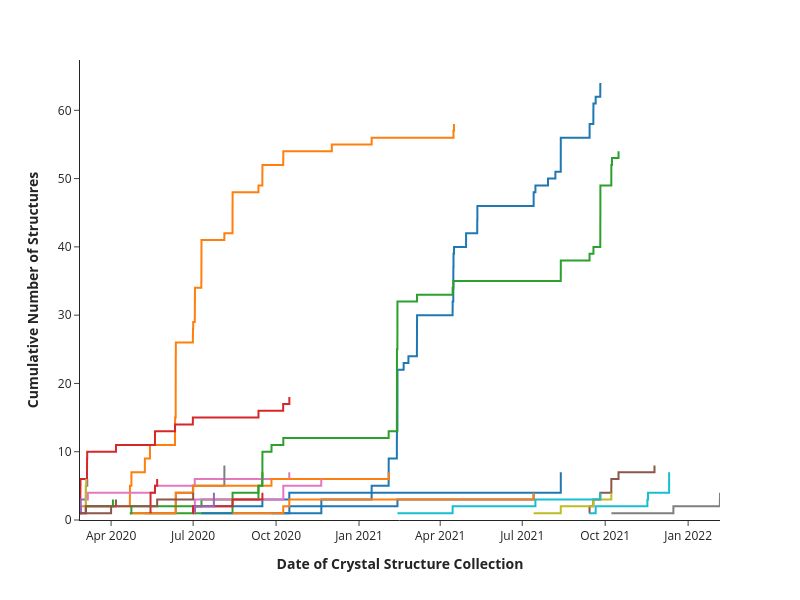

Here is the notebook cell this chart was saved with:
### Code cell
fig = make_image(nothing_less_than_4)
fig.show()
fig.write_image(figures / f"20250114_generic_bm_cluster_over_time.png")
fig.write_image(figures / f"20250114_generic_bm_cluster_over_time.svg")

### Figure 1 — Plotly figure (JSON) as saved in the notebook; plotly's stock layout.template omitted (floating-point values rounded to 4 significant figures)
{"data": [{"hovertemplate": "cluster_id=0<br>Date=%{x}<br>count=%{y}<extra></extra>", "legendgroup": "0", "line": {"dash": "solid", "shape": "hv"}, "marker": {"color": "#1F77B4", "symbol": "circle"}, "mode": "lines", "name": "0", "orientation": "v", "showlegend": true, "type": "scatter", "x": ["2020-09-25T22:33:58.000000000", "2020-10-15T17:18:51.000000000", "2020-11-20T04:40:42.000000000", "2021-01-14T23:10:54.000000000", "2021-01-14T23:15:37.000000000", "2021-02-02T19:47:00.000000000", "2021-02-02T20:43:00.000000000", "2021-02-02T21:08:00.000000000", "2021-02-02T21:32:00.000000000", "2021-02-11T22:31:23.000000000", "2021-02-11T22:50:23.000000000", "2021-02-11T23:22:24.000000000", "2021-02-12T00:21:24.000000000", "2021-02-12T13:17:37.000000000", "2021-02-12T13:23:31.000000000", "2021-02-12T13:47:56.000000000", "2021-02-12T13:48:37.000000000", "2021-02-12T14:22:26.000000000", "2021-02-12T14:32:41.000000000", "2021-02-12T14:44:58.000000000", "2021-02-12T14:56:29.000000000", "2021-02-12T15:00:26.000000000", "2021-02-19T11:47:59.000000000", "2021-02-24T18:49:30.000000000", "2021-03-06T04:28:03.000000000", "2021-03-06T05:34:37.000000000", "2021-03-06T05:48:46.000000000", "2021-03-06T06:45:06.000000000", "2021-03-06T06:51:48.000000000", "2021-03-06T08:30:54.000000000", "2021-04-14T18:11:48.000000000", "2021-04-14T20:25:37.000000000", "2021-04-15T12:54:00.000000000", "2021-04-15T13:25:57.000000000", "2021-04-15T13:38:48.000000000", "2021-04-15T13:43:22.000000000", "2021-04-15T14:29:07.000000000", "2021-04-15T18:16:54.000000000", "2021-04-15T18:33:00.000000000", "2021-04-16T08:26:03.000000000", "2021-04-29T16:56:28.000000000", "2021-04-29T17:07:45.000000000", "2021-05-12T02:18:53.000000000", "2021-05-12T02:28:23.000000000", "2021-05-12T06:19:41.000000000", "2021-05-12T06:23:45.000000000", "2021-07-13T15:38:00.000000000", "2021-07-13T15:52:08.000000000", "2021-07-15T15:01:02.000000000", "2021-07-29T14:07:56.000000000", "2021-08-06T18:19:19.000000000", "2021-08-12T17:07:51.000000000", "2021-08-12T17:12:50.000000000", "2021-08-12T17:18:33.000000000", "2021-08-12T17:34:05.000000000", "2021-08-12T18:02:37.000000000", "2021-09-13T16:51:36.000000000", "2021-09-13T17:13:33.000000000", "2021-09-17T20:49:42.000000000", "2021-09-17T21:27:37.000000000", "2021-09-17T23:04:21.000000000", "2021-09-20T10:38:26.000000000", "2021-09-25T12:53:23.000000000", "2021-09-25T14:21:28.000000000"], "xaxis": "x", "y": [1, 2, 3, 4, 5, 6, 7, 8, 9, 10, 11, 12, 13, 14, 15, 16, 17, 18, 19, 20, 21, 22, 23, 24, 25, 26, 27, 28, 29, 30, 31, 32, 33, 34, 35, 36, 37, 38, 39, 40, 41, 42, 43, 44, 45, 46, 47, 48, 49, 50, 51, 52, 53, 54, 55, 56, 57, 58, 59, 60, 61, 62, 63, 64], "yaxis": "y"}, {"hovertemplate": "cluster_id=1<br>Date=%{x}<br>count=%{y}<extra></extra>", "legendgroup": "1", "line": {"dash": "solid", "shape": "hv"}, "marker": {"color": "#FF7F0E", "symbol": "circle"}, "mode": "lines", "name": "1", "orientation": "v", "showlegend": true, "type": "scatter", "x": ["2020-02-27T01:46:57.000000000", "2020-02-27T08:00:21.000000000", "2020-04-21T20:14:50.000000000", "2020-04-21T20:47:21.000000000", "2020-04-21T21:56:37.000000000", "2020-04-23T13:00:16.000000000", "2020-04-23T13:17:20.000000000", "2020-05-08T10:59:15.000000000", "2020-05-08T11:13:13.000000000", "2020-05-14T02:56:47.000000000", "2020-05-14T03:09:54.000000000", "2020-06-10T21:33:49.000000000", "2020-06-10T22:18:42.000000000", "2020-06-10T23:43:21.000000000", "2020-06-10T23:48:42.000000000", "2020-06-11T15:45:21.000000000", "2020-06-11T15:50:29.000000000", "2020-06-11T15:53:06.000000000", "2020-06-11T15:53:33.000000000", "2020-06-11T16:11:20.000000000", "2020-06-11T16:39:23.000000000", "2020-06-11T16:42:39.000000000", "2020-06-11T16:50:12.000000000", "2020-06-11T17:39:54.000000000", "2020-06-11T19:31:10.000000000", "2020-06-11T19:33:26.000000000", "2020-06-30T17:06:03.000000000", "2020-06-30T19:41:45.000000000", "2020-07-01T01:38:19.000000000", "2020-07-02T19:53:39.000000000", "2020-07-02T22:08:57.000000000", "2020-07-02T22:10:48.000000000", "2020-07-03T00:18:47.000000000", "2020-07-03T00:22:11.000000000", "2020-07-10T01:52:50.000000000", "2020-07-10T04:01:18.000000000", "2020-07-10T04:24:26.000000000", "2020-07-10T04:38:21.000000000", "2020-07-10T05:29:49.000000000", "2020-07-10T05:39:20.000000000", "2020-07-10T06:21:31.000000000", "2020-08-04T15:19:35.000000000", "2020-08-13T16:08:56.000000000", "2020-08-13T16:34:11.000000000", "2020-08-13T16:46:52.000000000", "2020-08-13T16:48:22.000000000", "2020-08-13T18:39:51.000000000", "2020-08-13T18:47:08.000000000", "2020-09-11T11:14:09.000000000", "2020-09-15T19:02:18.000000000", "2020-09-15T19:06:26.000000000", "2020-09-15T20:58:07.000000000", "2020-10-08T22:29:03.000000000", "2020-10-09T00:20:59.000000000", "2020-12-01T19:26:08.000000000", "2021-01-14T23:58:00.000000000", "2021-04-15T17:51:29.000000000", "2021-04-16T06:49:21.000000000"], "xaxis": "x", "y": [1, 2, 3, 4, 5, 6, 7, 8, 9, 10, 11, 12, 13, 14, 15, 16, 17, 18, 19, 20, 21, 22, 23, 24, 25, 26, 27, 28, 29, 30, 31, 32, 33, 34, 35, 36, 37, 38, 39, 40, 41, 42, 43, 44, 45, 46, 47, 48, 49, 50, 51, 52, 53, 54, 55, 56, 57, 58], "yaxis": "y"}, {"hovertemplate": "cluster_id=2<br>Date=%{x}<br>count=%{y}<extra></extra>", "legendgroup": "2", "line": {"dash": "solid", "shape": "hv"}, "marker": {"color": "#2CA02C", "symbol": "circle"}, "mode": "lines", "name": "2", "orientation": "v", "showlegend": true, "type": "scatter", "x": ["2020-04-21T20:06:55.000000000", "2020-08-13T16:38:09.000000000", "2020-08-13T18:06:51.000000000", "2020-09-11T10:30:37.000000000", "2020-09-11T10:31:10.000000000", "2020-09-15T17:10:21.000000000", "2020-09-15T19:28:11.000000000", "2020-09-15T19:32:26.000000000", "2020-09-15T19:47:32.000000000", "2020-09-15T20:35:28.000000000", "2020-09-25T22:23:53.000000000", "2020-10-09T00:26:15.000000000", "2021-02-02T20:24:00.000000000", "2021-02-11T22:47:44.000000000", "2021-02-11T23:10:29.000000000", "2021-02-11T23:26:05.000000000", "2021-02-12T00:34:00.000000000", "2021-02-12T00:41:22.000000000", "2021-02-12T00:43:11.000000000", "2021-02-12T00:50:47.000000000", "2021-02-12T00:52:45.000000000", "2021-02-12T00:54:32.000000000", "2021-02-12T00:59:12.000000000", "2021-02-12T01:09:33.000000000", "2021-02-12T01:20:52.000000000", "2021-02-12T12:47:57.000000000", "2021-02-12T13:07:48.000000000", "2021-02-12T13:37:35.000000000", "2021-02-12T13:47:38.000000000", "2021-02-12T13:52:11.000000000", "2021-02-12T14:06:15.000000000", "2021-02-12T14:47:49.000000000", "2021-03-06T06:53:50.000000000", "2021-04-14T19:18:02.000000000", "2021-04-15T16:58:32.000000000", "2021-08-12T17:13:26.000000000", "2021-08-12T18:21:16.000000000", "2021-08-12T18:22:51.000000000", "2021-09-13T15:45:11.000000000", "2021-09-17T23:14:52.000000000", "2021-09-25T12:45:59.000000000", "2021-09-25T14:17:03.000000000", "2021-09-25T14:36:02.000000000", "2021-09-25T14:40:55.000000000", "2021-09-25T15:31:47.000000000", "2021-09-25T15:35:41.000000000", "2021-09-25T15:39:10.000000000", "2021-09-25T15:53:32.000000000", "2021-09-25T15:54:05.000000000", "2021-10-07T18:45:28.000000000", "2021-10-07T18:53:52.000000000", "2021-10-07T19:45:52.000000000", "2021-10-08T12:35:48.000000000", "2021-10-15T19:31:03.000000000", "NaT"], "xaxis": "x", "y": [1, 2, 3, 4, 5, 6, 7, 8, 9, 10, 11, 12, 13, 14, 15, 16, 17, 18, 19, 20, 21, 22, 23, 24, 25, 26, 27, 28, 29, 30, 31, 32, 33, 34, 35, 36, 37, 38, 39, 40, 41, 42, 43, 44, 45, 46, 47, 48, 49, 50, 51, 52, 53, 54, 55], "yaxis": "y"}, {"hovertemplate": "cluster_id=3<br>Date=%{x}<br>count=%{y}<extra></extra>", "legendgroup": "3", "line": {"dash": "solid", "shape": "hv"}, "marker": {"color": "#D62728", "symbol": "circle"}, "mode": "lines", "name": "3", "orientation": "v", "showlegend": true, "type": "scatter", "x": ["2020-02-26T12:58:15.000000000", "2020-02-26T15:15:35.000000000", "2020-02-26T18:32:44.000000000", "2020-02-26T22:09:38.000000000", "2020-02-26T23:43:48.000000000", "2020-02-27T01:55:08.000000000", "2020-03-05T06:47:42.000000000", "2020-03-05T07:35:22.000000000", "2020-03-05T08:35:32.000000000", "2020-03-05T12:39:47.000000000", "2020-04-06T10:05:56.000000000", "2020-05-19T16:03:33.000000000", "2020-05-19T16:04:46.000000000", "2020-06-10T21:24:11.000000000", "2020-06-30T16:32:54.000000000", "2020-09-11T11:10:11.000000000", "2020-10-08T20:38:52.000000000", "2020-10-15T17:33:30.000000000", "NaT", "NaT", "NaT", "NaT"], "xaxis": "x", "y": [1, 2, 3, 4, 5, 6, 7, 8, 9, 10, 11, 12, 13, 14, 15, 16, 17, 18, 19, 20, 21, 22], "yaxis": "y"}, {"hovertemplate": "cluster_id=4<br>Date=%{x}<br>count=%{y}<extra></extra>", "legendgroup": "4", "line": {"dash": "solid", "shape": "hv"}, "marker": {"color": "#9467BD", "symbol": "circle"}, "mode": "lines", "name": "4", "orientation": "v", "showlegend": true, "type": "scatter", "x": ["2020-02-26T19:31:55.000000000", "2020-02-27T04:05:41.000000000", "2020-02-27T05:41:27.000000000", "2020-03-03T23:27:17.000000000", "2020-03-04T01:53:31.000000000", "2020-03-05T14:47:31.000000000", "NaT", "NaT", "NaT"], "xaxis": "x", "y": [1, 2, 3, 4, 5, 6, 7, 8, 9], "yaxis": "y"}, {"hovertemplate": "cluster_id=5<br>Date=%{x}<br>count=%{y}<extra></extra>", "legendgroup": "5", "line": {"dash": "solid", "shape": "hv"}, "marker": {"color": "#8C564B", "symbol": "circle"}, "mode": "lines", "name": "5", "orientation": "v", "showlegend": true, "type": "scatter", "x": ["2021-09-13T15:45:11.000000000", "2021-09-13T16:03:52.000000000", "2021-09-17T20:52:47.000000000", "2021-09-25T14:34:03.000000000", "2021-10-07T19:15:21.000000000", "2021-10-07T19:56:11.000000000", "2021-10-15T19:08:14.000000000", "2021-11-24T16:13:10.000000000"], "xaxis": "x", "y": [1, 2, 3, 4, 5, 6, 7, 8], "yaxis": "y"}, {"hovertemplate": "cluster_id=6<br>Date=%{x}<br>count=%{y}<extra></extra>", "legendgroup": "6", "line": {"dash": "solid", "shape": "hv"}, "marker": {"color": "#E377C2", "symbol": "circle"}, "mode": "lines", "name": "6", "orientation": "v", "showlegend": true, "type": "scatter", "x": ["2020-02-26T12:49:48.000000000", "2020-03-03T23:02:10.000000000", "2020-03-04T00:58:40.000000000", "2020-03-06T05:41:35.000000000", "2020-05-19T16:55:02.000000000", "2020-07-02T19:11:37.000000000", "2020-10-15T15:14:09.000000000", "NaT"], "xaxis": "x", "y": [1, 2, 3, 4, 5, 6, 7, 8], "yaxis": "y"}, {"hovertemplate": "cluster_id=7<br>Date=%{x}<br>count=%{y}<extra></extra>", "legendgroup": "7", "line": {"dash": "solid", "shape": "hv"}, "marker": {"color": "#7F7F7F", "symbol": "circle"}, "mode": "lines", "name": "7", "orientation": "v", "showlegend": true, "type": "scatter", "x": ["2020-05-08T11:06:29.000000000", "2020-06-11T15:45:52.000000000", "2020-06-11T17:30:41.000000000", "2020-06-11T19:48:34.000000000", "2020-06-30T18:13:35.000000000", "2020-08-04T15:07:24.000000000", "2020-08-04T15:29:16.000000000", "2020-08-04T16:05:44.000000000"], "xaxis": "x", "y": [1, 2, 3, 4, 5, 6, 7, 8], "yaxis": "y"}, {"hovertemplate": "cluster_id=8<br>Date=%{x}<br>count=%{y}<extra></extra>", "legendgroup": "8", "line": {"dash": "solid", "shape": "hv"}, "marker": {"color": "#BCBD22", "symbol": "circle"}, "mode": "lines", "name": "8", "orientation": "v", "showlegend": true, "type": "scatter", "x": ["2020-03-03T22:53:29.000000000", "2020-03-04T00:18:02.000000000", "2020-03-04T00:35:16.000000000", "2020-03-04T01:30:40.000000000", "2020-03-04T01:36:28.000000000", "2020-03-04T08:43:14.000000000", "NaT", "NaT"], "xaxis": "x", "y": [1, 2, 3, 4, 5, 6, 7, 8], "yaxis": "y"}, {"hovertemplate": "cluster_id=9<br>Date=%{x}<br>count=%{y}<extra></extra>", "legendgroup": "9", "line": {"dash": "solid", "shape": "hv"}, "marker": {"color": "#17BECF", "symbol": "circle"}, "mode": "lines", "name": "9", "orientation": "v", "showlegend": true, "type": "scatter", "x": ["2021-09-13T15:55:56.000000000", "2021-09-20T10:40:18.000000000", "2021-11-16T19:14:56.000000000", "2021-11-17T12:44:16.000000000", "2021-12-10T21:34:45.000000000", "2021-12-10T21:41:08.000000000", "2021-12-10T21:46:43.000000000"], "xaxis": "x", "y": [1, 2, 3, 4, 5, 6, 7], "yaxis": "y"}, {"hovertemplate": "cluster_id=10<br>Date=%{x}<br>count=%{y}<extra></extra>", "legendgroup": "10", "line": {"dash": "solid", "shape": "hv"}, "marker": {"color": "#1F77B4", "symbol": "circle"}, "mode": "lines", "name": "10", "orientation": "v", "showlegend": true, "type": "scatter", "x": ["2020-07-01T00:17:45.000000000", "2020-07-01T01:57:48.000000000", "2020-09-15T19:19:09.000000000", "2020-10-15T15:45:41.000000000", "2021-08-12T18:04:03.000000000", "2021-08-12T18:15:36.000000000", "2021-08-12T18:29:41.000000000"], "xaxis": "x", "y": [1, 2, 3, 4, 5, 6, 7], "yaxis": "y"}, {"hovertemplate": "cluster_id=11<br>Date=%{x}<br>count=%{y}<extra></extra>", "legendgroup": "11", "line": {"dash": "solid", "shape": "hv"}, "marker": {"color": "#FF7F0E", "symbol": "circle"}, "mode": "lines", "name": "11", "orientation": "v", "showlegend": true, "type": "scatter", "x": ["2020-04-21T20:02:37.000000000", "2020-06-11T16:27:17.000000000", "2020-06-11T17:59:37.000000000", "2020-06-11T19:04:44.000000000", "2020-07-01T02:38:30.000000000", "2020-09-25T21:11:57.000000000", "2021-02-02T21:36:00.000000000"], "xaxis": "x", "y": [1, 2, 3, 4, 5, 6, 7], "yaxis": "y"}, {"hovertemplate": "cluster_id=12<br>Date=%{x}<br>count=%{y}<extra></extra>", "legendgroup": "12", "line": {"dash": "solid", "shape": "hv"}, "marker": {"color": "#2CA02C", "symbol": "circle"}, "mode": "lines", "name": "12", "orientation": "v", "showlegend": true, "type": "scatter", "x": ["2020-04-21T22:10:54.000000000", "2020-04-23T11:31:35.000000000", "2020-07-10T05:50:22.000000000", "2020-08-13T17:49:09.000000000", "2020-09-11T10:27:43.000000000", "2020-09-15T17:43:14.000000000", "2020-09-15T20:39:03.000000000"], "xaxis": "x", "y": [1, 2, 3, 4, 5, 6, 7], "yaxis": "y"}, {"hovertemplate": "cluster_id=13<br>Date=%{x}<br>count=%{y}<extra></extra>", "legendgroup": "13", "line": {"dash": "solid", "shape": "hv"}, "marker": {"color": "#D62728", "symbol": "circle"}, "mode": "lines", "name": "13", "orientation": "v", "showlegend": true, "type": "scatter", "x": ["2020-05-14T18:06:23.000000000", "2020-05-14T18:11:44.000000000", "2020-05-14T18:15:25.000000000", "2020-05-14T18:32:55.000000000", "2020-05-19T17:08:35.000000000", "2020-05-22T01:59:55.000000000"], "xaxis": "x", "y": [1, 2, 3, 4, 5, 6], "yaxis": "y"}, {"hovertemplate": "cluster_id=14<br>Date=%{x}<br>count=%{y}<extra></extra>", "legendgroup": "14", "line": {"dash": "solid", "shape": "hv"}, "marker": {"color": "#9467BD", "symbol": "circle"}, "mode": "lines", "name": "14", "orientation": "v", "showlegend": true, "type": "scatter", "x": ["2020-02-27T05:57:58.000000000", "2020-02-27T06:10:24.000000000", "NaT", "NaT", "NaT", "NaT"], "xaxis": "x", "y": [1, 2, 3, 4, 5, 6], "yaxis": "y"}, {"hovertemplate": "cluster_id=15<br>Date=%{x}<br>count=%{y}<extra></extra>", "legendgroup": "15", "line": {"dash": "solid", "shape": "hv"}, "marker": {"color": "#8C564B", "symbol": "circle"}, "mode": "lines", "name": "15", "orientation": "v", "showlegend": true, "type": "scatter", "x": ["2020-02-26T18:00:08.000000000", "2020-04-01T00:31:19.000000000", "2020-04-06T09:21:34.000000000", "NaT", "NaT", "NaT"], "xaxis": "x", "y": [1, 2, 3, 4, 5, 6], "yaxis": "y"}, {"hovertemplate": "cluster_id=16<br>Date=%{x}<br>count=%{y}<extra></extra>", "legendgroup": "16", "line": {"dash": "solid", "shape": "hv"}, "marker": {"color": "#E377C2", "symbol": "circle"}, "mode": "lines", "name": "16", "orientation": "v", "showlegend": true, "type": "scatter", "x": ["2020-07-02T19:37:31.000000000", "2020-07-02T21:33:41.000000000", "2020-07-02T21:46:57.000000000", "2020-10-09T00:10:32.000000000", "2020-10-09T00:12:52.000000000", "2020-11-20T02:33:30.000000000"], "xaxis": "x", "y": [1, 2, 3, 4, 5, 6], "yaxis": "y"}, {"hovertemplate": "cluster_id=17<br>Date=%{x}<br>count=%{y}<extra></extra>", "legendgroup": "17", "line": {"dash": "solid", "shape": "hv"}, "marker": {"color": "#7F7F7F", "symbol": "circle"}, "mode": "lines", "name": "17", "orientation": "v", "showlegend": true, "type": "scatter", "x": ["2021-10-07T20:44:02.000000000", "2021-12-15T15:56:59.000000000", "2022-02-05T04:11:10.000000000", "2022-02-05T07:55:31.000000000"], "xaxis": "x", "y": [1, 2, 3, 4], "yaxis": "y"}, {"hovertemplate": "cluster_id=18<br>Date=%{x}<br>count=%{y}<extra></extra>", "legendgroup": "18", "line": {"dash": "solid", "shape": "hv"}, "marker": {"color": "#BCBD22", "symbol": "circle"}, "mode": "lines", "name": "18", "orientation": "v", "showlegend": true, "type": "scatter", "x": ["2021-07-13T15:54:24.000000000", "2021-08-12T17:27:36.000000000", "2021-09-17T21:27:32.000000000", "2021-10-07T18:47:20.000000000"], "xaxis": "x", "y": [1, 2, 3, 4], "yaxis": "y"}, {"hovertemplate": "cluster_id=19<br>Date=%{x}<br>count=%{y}<extra></extra>", "legendgroup": "19", "line": {"dash": "solid", "shape": "hv"}, "marker": {"color": "#17BECF", "symbol": "circle"}, "mode": "lines", "name": "19", "orientation": "v", "showlegend": true, "type": "scatter", "x": ["2021-02-12T14:25:51.000000000", "2021-04-14T18:53:45.000000000", "2021-07-15T14:42:24.000000000", "2021-09-25T11:15:13.000000000"], "xaxis": "x", "y": [1, 2, 3, 4], "yaxis": "y"}, {"hovertemplate": "cluster_id=20<br>Date=%{x}<br>count=%{y}<extra></extra>", "legendgroup": "20", "line": {"dash": "solid", "shape": "hv"}, "marker": {"color": "#1F77B4", "symbol": "circle"}, "mode": "lines", "name": "20", "orientation": "v", "showlegend": true, "type": "scatter", "x": ["2020-07-10T04:34:09.000000000", "2020-11-20T04:30:19.000000000", "2021-02-12T14:29:32.000000000", "2021-07-13T15:20:38.000000000"], "xaxis": "x", "y": [1, 2, 3, 4], "yaxis": "y"}, {"hovertemplate": "cluster_id=21<br>Date=%{x}<br>count=%{y}<extra></extra>", "legendgroup": "21", "line": {"dash": "solid", "shape": "hv"}, "marker": {"color": "#FF7F0E", "symbol": "circle"}, "mode": "lines", "name": "21", "orientation": "v", "showlegend": true, "type": "scatter", "x": ["2020-08-13T17:02:40.000000000", "2020-10-08T22:28:38.000000000", "2020-10-15T14:55:31.000000000", "2021-07-13T15:18:45.000000000"], "xaxis": "x", "y": [1, 2, 3, 4], "yaxis": "y"}, {"hovertemplate": "cluster_id=22<br>Date=%{x}<br>count=%{y}<extra></extra>", "legendgroup": "22", "line": {"dash": "solid", "shape": "hv"}, "marker": {"color": "#2CA02C", "symbol": "circle"}, "mode": "lines", "name": "22", "orientation": "v", "showlegend": true, "type": "scatter", "x": ["2020-03-04T00:27:23.000000000", "2020-03-04T00:40:02.000000000", "2020-04-03T01:06:34.000000000", "NaT"], "xaxis": "x", "y": [1, 2, 3, 4], "yaxis": "y"}, {"hovertemplate": "cluster_id=23<br>Date=%{x}<br>count=%{y}<extra></extra>", "legendgroup": "23", "line": {"dash": "solid", "shape": "hv"}, "marker": {"color": "#D62728", "symbol": "circle"}, "mode": "lines", "name": "23", "orientation": "v", "showlegend": true, "type": "scatter", "x": ["2020-06-30T16:46:49.000000000", "2020-06-30T20:57:55.000000000", "2020-08-13T16:32:03.000000000", "2020-09-15T19:58:50.000000000"], "xaxis": "x", "y": [1, 2, 3, 4], "yaxis": "y"}, {"hovertemplate": "cluster_id=24<br>Date=%{x}<br>count=%{y}<extra></extra>", "legendgroup": "24", "line": {"dash": "solid", "shape": "hv"}, "marker": {"color": "#9467BD", "symbol": "circle"}, "mode": "lines", "name": "24", "orientation": "v", "showlegend": true, "type": "scatter", "x": ["2020-07-02T22:51:41.000000000", "2020-07-03T00:33:00.000000000", "2020-07-23T23:40:50.000000000", "2020-07-24T01:40:56.000000000"], "xaxis": "x", "y": [1, 2, 3, 4], "yaxis": "y"}, {"hovertemplate": "cluster_id=25<br>Date=%{x}<br>count=%{y}<extra></extra>", "legendgroup": "25", "line": {"dash": "solid", "shape": "hv"}, "marker": {"color": "#8C564B", "symbol": "circle"}, "mode": "lines", "name": "25", "orientation": "v", "showlegend": true, "type": "scatter", "x": ["2020-02-26T19:00:17.000000000", "2020-03-04T02:57:50.000000000", "2020-05-22T02:52:53.000000000", "2020-07-01T00:45:42.000000000"], "xaxis": "x", "y": [1, 2, 3, 4], "yaxis": "y"}], "layout": {"height": 600, "legend": {"title": {"text": "cluster_id"}, "tracegroupgap": 0}, "margin": {"t": 60}, "showlegend": false, "width": 800, "xaxis": {"anchor": "y", "domain": [0, 1], "title": {"text": "<b> Date of Crystal Structure Collection </b>"}}, "yaxis": {"anchor": "x", "domain": [0, 1], "rangemode": "tozero", "title": {"text": "<b> Cumulative Number of Structures </b>"}}}}
